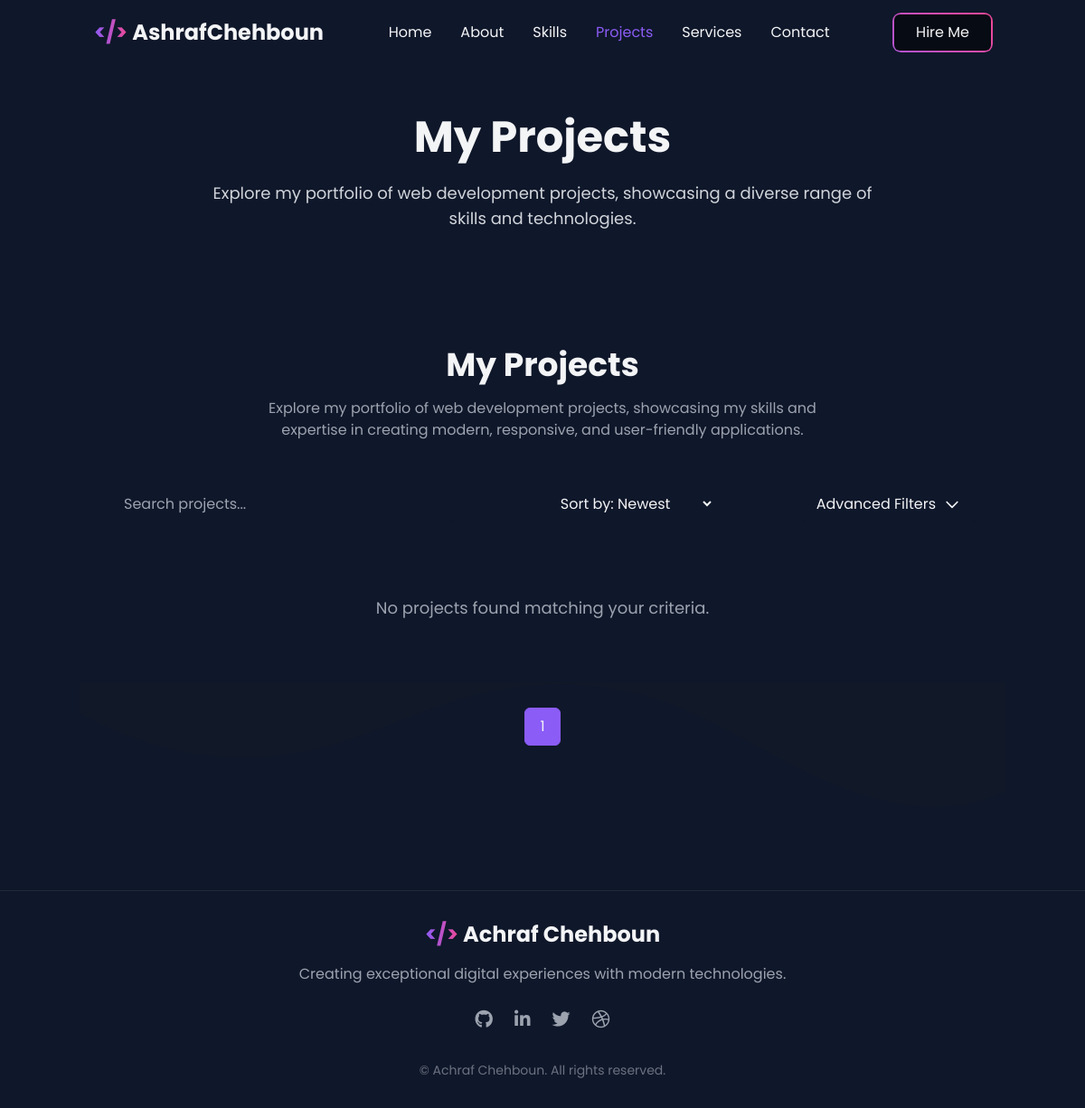
/project/all, run on an earlier commit of the app's database.
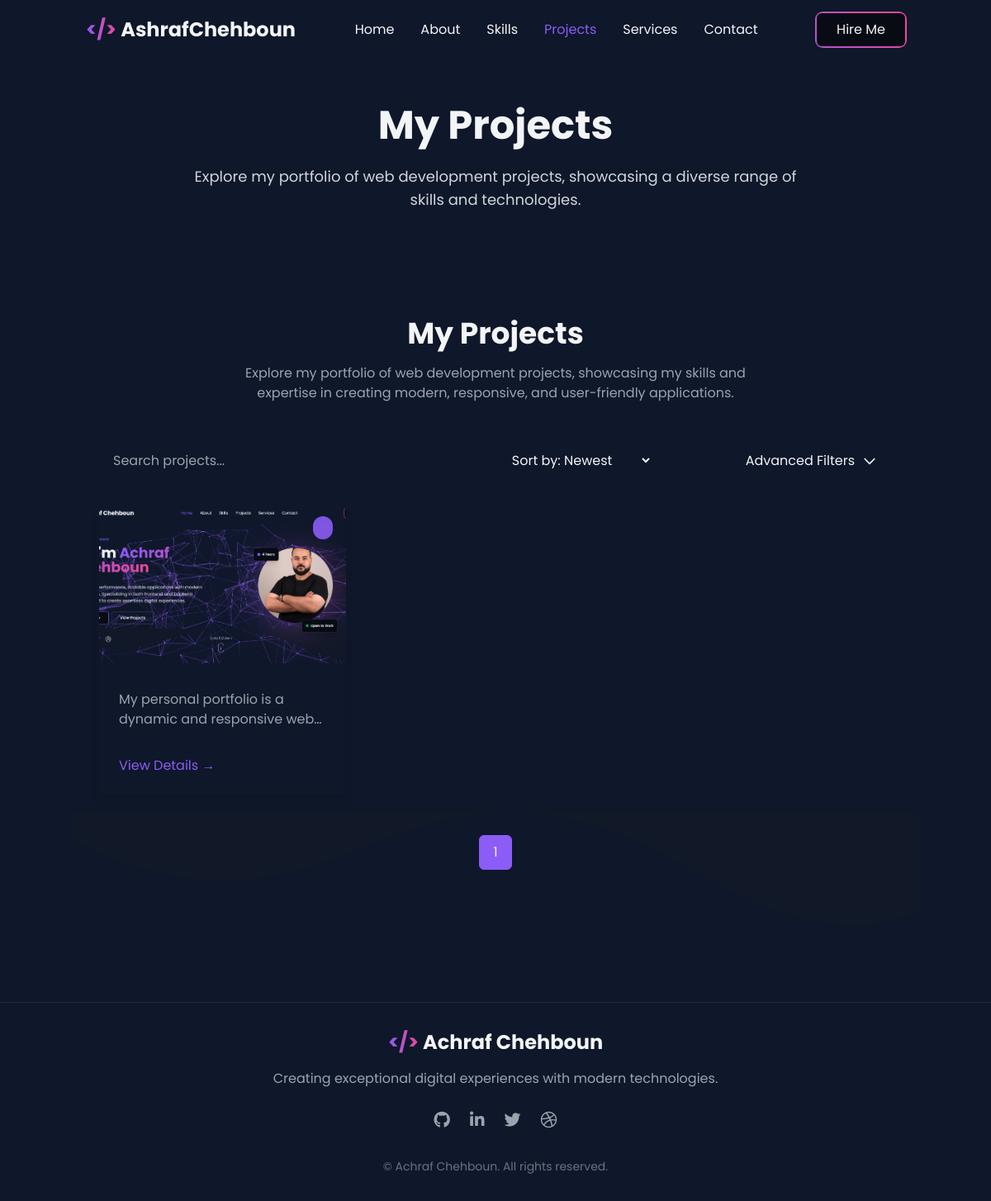
And on a later commit of the database.
### home/models.py (models this page shows, shortened)
class Project(models.Model):
    name = models.CharField(max_length=100)
    description = models.TextField()
    image = models.ImageField(upload_to='projects/')
    live_link = models.URLField(max_length=200, default='none')
    github_link = models.URLField(max_length=200, default='none')
    technology = models.ManyToManyField(Technology)
    category = models.CharField(max_length=20, choices=PROJECT_CATEGORIES, default='web')
    year = models.IntegerField(default=2023)
    created_at = models.DateTimeField(auto_now_add=True)
    updated_at = models.DateTimeField(auto_now=True)

### home/views.py (the view)
# urls.py: path('project/all', views.all_project , name="all_project"),
def all_project(request):
    projects = Project.objects.all().prefetch_related('technology')
    techs = Technology.objects.all()
    page = request.GET.get('page', 1)
    projects_per_page = 9  # 3x3 grid
    paginator = Paginator(projects, projects_per_page)
    try:
        projects = paginator.page(page)
    except PageNotAnInteger:
        projects = paginator.page(1)
    except EmptyPage:
        projects = paginator.page(paginator.num_pages)
    context = {
        'projects': projects,
        'techs': techs,
        'total_projects': paginator.count,
        'total_pages': paginator.num_pages,
        'current_page': projects.number,
        'has_next': projects.has_next(),
        'has_previous': projects.has_previous(),
        'next_page': projects.next_page_number() if projects.has_next() else None,
        'previous_page': projects.previous_page_number() if projects.has_previous() else None,
    }
    return render(request, 'all_project.html', context)

### home/templates/all_project.html (shortened to what the changed rows need)
{% extends 'master.html' %}
{% block content %}
<section class="pt-32 pb-20 relative">
    <div class="container mx-auto px-4 relative z-10">
        <div class="text-center max-w-3xl mx-auto">
            <h1 class="text-4xl md:text-5xl font-bold mb-6" data-aos="fade-up">My Projects</h1>
        </div>
        <section class="py-20 relative">
            <div class="container mx-auto px-4">
                <div class="text-center mb-12">
                    <h2 class="text-4xl font-bold mb-4">My Projects</h2>
                </div>
                <div id="projects-grid" class="grid grid-cols-1 md:grid-cols-2 lg:grid-cols-3 gap-8">
                    {% include 'projects_grid.html' %}
                </div>
                <div class="mt-12 flex justify-center">
                    <div class="flex space-x-2">
                        {% for num in projects.paginator.page_range %}
                            {% if projects.number == num %}
                            <span class="px-4 py-2 bg-primary border border-primary rounded-md text-light">
                                {{ num }}
                            </span>
                            {% else %}
                            <a href="?page={{ num }}"
                               class="px-4 py-2 bg-dark border border-dark rounded-md text-light hover:bg-dark/80 transition-colors">
                                {{ num }}
                            </a>
                            {% endif %}
                        {% endfor %}
                    </div>
                </div>
            </div>
        </section>
    </div>
</section>
{% endblock %}

### home/templates/projects_grid.html (shortened to what this page needs)
{% for project in projects %}
<div class="bg-dark rounded-lg overflow-hidden shadow-lg hover:shadow-xl transition-shadow duration-300" data-aos="fade-up">
    <div class="relative h-48 overflow-hidden">
        {% if project.image %}
        <img src="{{ project.image.url }}"
             alt="{{ project.title }}"
             class="w-full h-full object-cover transform hover:scale-110 transition-transform duration-300">
        {% else %}
        <div class="w-full h-full bg-darker flex items-center justify-center">
            <span class="text-gray-500">No image available</span>
        </div>
        {% endif %}
        {% if project.category %}
        <div class="absolute top-4 right-4">
            <span class="px-3 py-1 bg-primary/90 text-light rounded-full text-sm">
            </span>
        </div>
        {% endif %}
    </div>
    <div class="p-6">
        <p class="text-gray-400 mb-4 line-clamp-2">{{ project.description }}</p>
        <div class="flex justify-between items-center">
            <a href="{% url 'single-project' project.id %}"
               class="text-primary hover:text-primary/80 transition-colors">
                View Details →
            </a>
        </div>
    </div>
</div>
{% empty %}
<div class="col-span-full text-center py-12">
    <p class="text-gray-400 text-lg">No projects found matching your criteria.</p>
</div>
{% endfor %}

What changed in the data, as far as the page shows it:
added Project: image (picture), description "My personal portfolio is a dynamic and responsive…"
Also different on the page:
text no longer shown: "No projects found matching your criteria."
